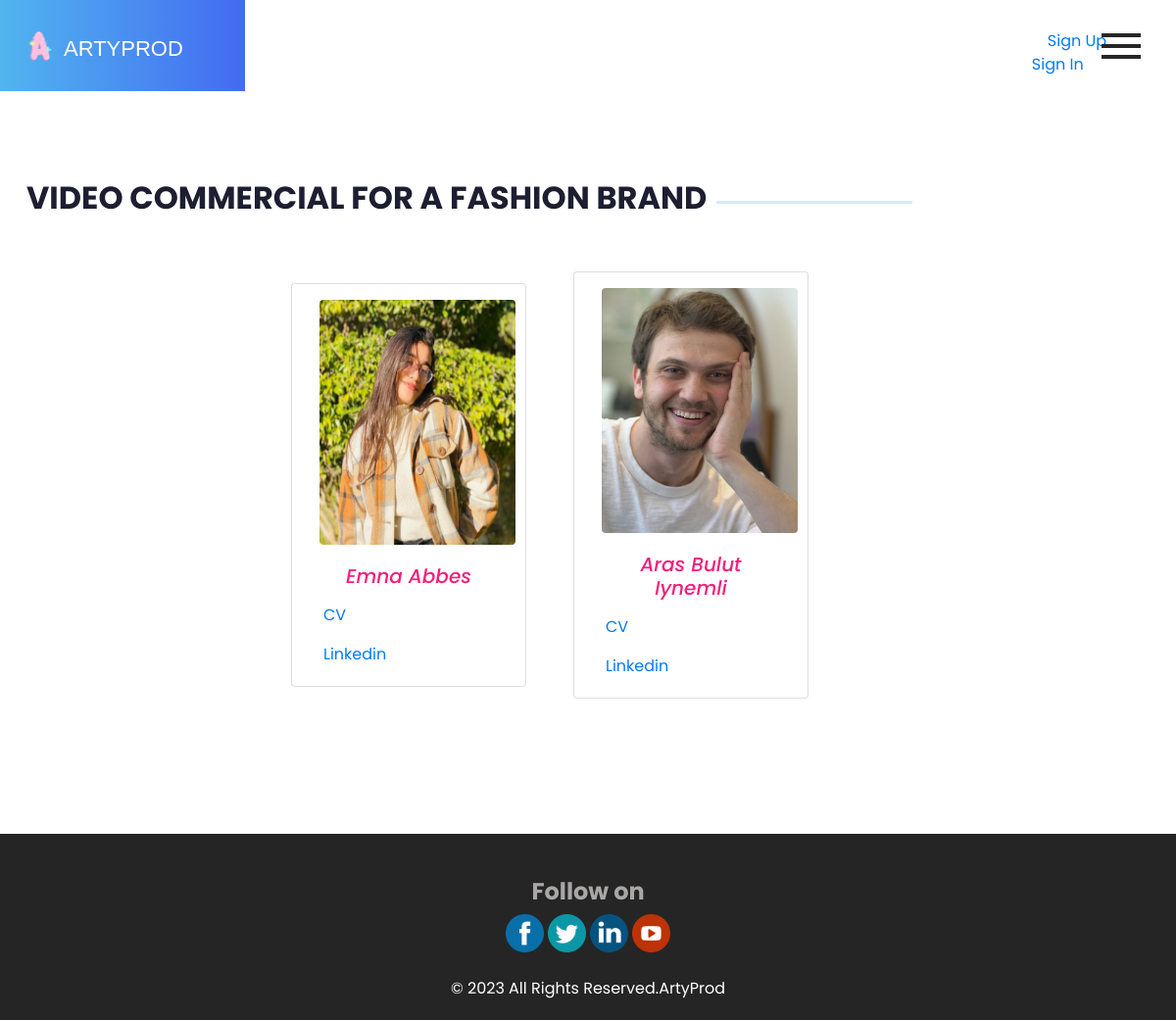
/equipe/1/, run on the app's committed database.
### myapp/models.py (models this page shows, shortened)
class Projet(models.Model):
    libelle = models.CharField(max_length=100)
    description = models.TextField()
    date_debut = models.DateField()
    date_fin = models.DateField()
    acheve = models.CharField(max_length=1, choices=(('o', 'Oui'), ('n', 'Non')))
    image=models.ImageField(default='default_image.jpg',upload_to='projet/')
    userID = models.ForeignKey(User, on_delete=models.CASCADE, default='')

class Personnel(models.Model):
    nom = models.CharField(max_length=100)
    fichier_CV = models.FileField(upload_to='personnel/cv/')
    fichier_photo = models.ImageField(upload_to='personnel/photos/')
    lien_linkedIn = models.URLField(blank=True)
    equipeID=models.ForeignKey(Equipe, on_delete=models.CASCADE)

### myapp/views.py (the view)
# urls.py: path('equipe/<int:id>/',views.equipe,name="equipe"),
def equipe(request,id):
    equipe=Equipe.objects.get(projetID=id)
    list=Personnel.objects.filter(equipeID=equipe.id)
    return render(request,'myapp/equipe.html',{'list':list,'name':equipe.projetID.libelle})

### myapp/templates/myapp/equipe.html (shortened to what this page needs)
{% load static %}
{% include 'myapp/base.html' %}
<section class="about_section layout_padding">
    <div class="container">
        <div class="row">
            <div class="heading_container">
                <h2 class="">
                    {{name}}
                </h2>
                <hr>
            </div>
            <div class="row dish_container mt-5 justify-content-center">
                {% for p in list %}
                <div class="card me-5 mb-5" style="width: 15rem; ">
                    <img src="/media/{{p.fichier_photo}}" class="card-img-top rounded ms-3 mt-3" alt="{{p.nom}}"
                        style="height:250px;width:200px;">
                    <div class="card-body">
                        <h5 class="card-title text-center cardtitle mb-3 fst-italic">{{p.nom}}</h5>
                        <p class="card-text"><a href="/media/{{p.fichier_CV}}" download>CV</a></p>
                        <p class="card-text"><a href="{{p.lien_linkedIn}}">Linkedin</a></p>
                    </div>
                </div>
                {% endfor %}
            </div>
        </div>
    </div>
</section>
{% include 'myapp/footer.html' %}
</body>
</html>

### myapp/static/css/style.css (style rules this page uses)
p { color: #272727; }
body { font-family: 'Poppins', sans-serif; color: #0c0c0c; background-color: #ffffff; }
.layout_padding { padding: 90px 0; }
.heading_container { display: -webkit-box; display: -ms-flexbox; display: flex; -webkit-box-align: center; -ms-flex-align: center; align-items: center; }
.heading_container h2 { font-weight: bold; color: #1d1e31; position: relative; text-transform: uppercase; }
.heading_container hr { margin: 0 10px; border: none; -webkit-box-flex: 1; -ms-flex: 1; flex: 1; max-width: 200px; height: 3px; background-color: #51b5ef; }
a, a:hover, a:focus { text-decoration: none; }
.about_section .row { -webkit-box-align: center; -ms-flex-align: center; align-items: center; }
.cardtitle { color: #F41F7C; }

### myapp/static/css/responsive.css (style rules this page uses)
@media (min-width: 1200px) { .container { max-width: 1170px; } }

### data on the page
Projet: libelle "VIDEO COMMERCIAL FOR A FASHION BRAND"
Personnel: fichier_photo (picture), nom "Emna Abbes"
Personnel: fichier_photo (picture), nom "Aras Bulut Iynemli"
